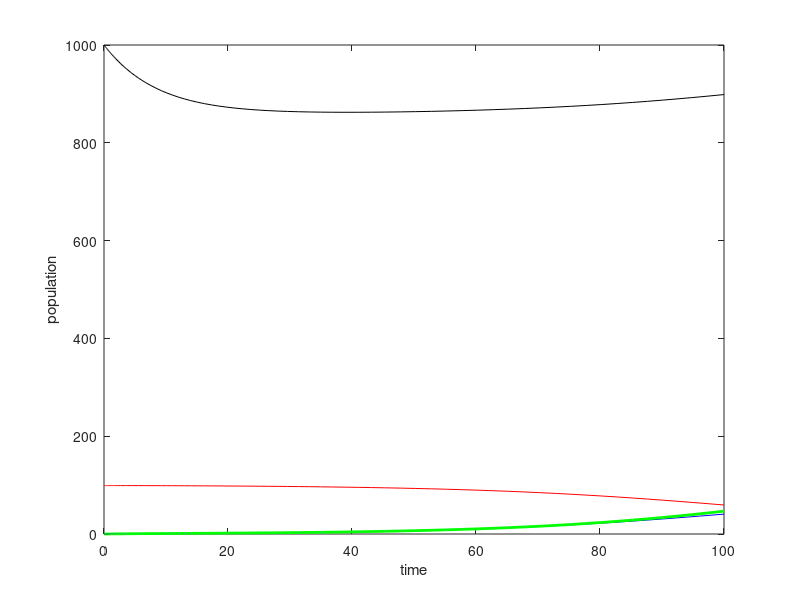

MATLAB code to generate this figure:
function Malaria()
clear all; clc;
H=100;V=1000;a=1/3;bv=0.05;muv=0.1;bh=0.2;r=1/50 ;
options=odeset('RelTol',1e-4,'AbsTol',[1e-4 1e-4 1e-4 1e-4]);
[T,Y]=ode45(@MALARIAmodel,[0 100],[H-1 1 V 0],options);
plot(T,Y(:,1),'r',T,Y(:,2),'b',T,Y(:,3),'k',T,Y(:,4),'g','Linewidth',2)
xlabel('time')
ylabel('population')
function dy=MALARIAmodel(t,y)
dy=zeros(4,1);
dy(1)=-(V/H)*a*bh*(y(4)/V)*y(1)+r*y(2);
dy(2)=(V/H)*a*bh*(y(4)/V)*y(1)-r*y(2);
dy(3)=muv*V-a*bv*(y(1)/H)*y(3)-muv*y(3);
dy(4)=a*bv*(y(2)/H)*y(3)-muv*y(4);
end
end
